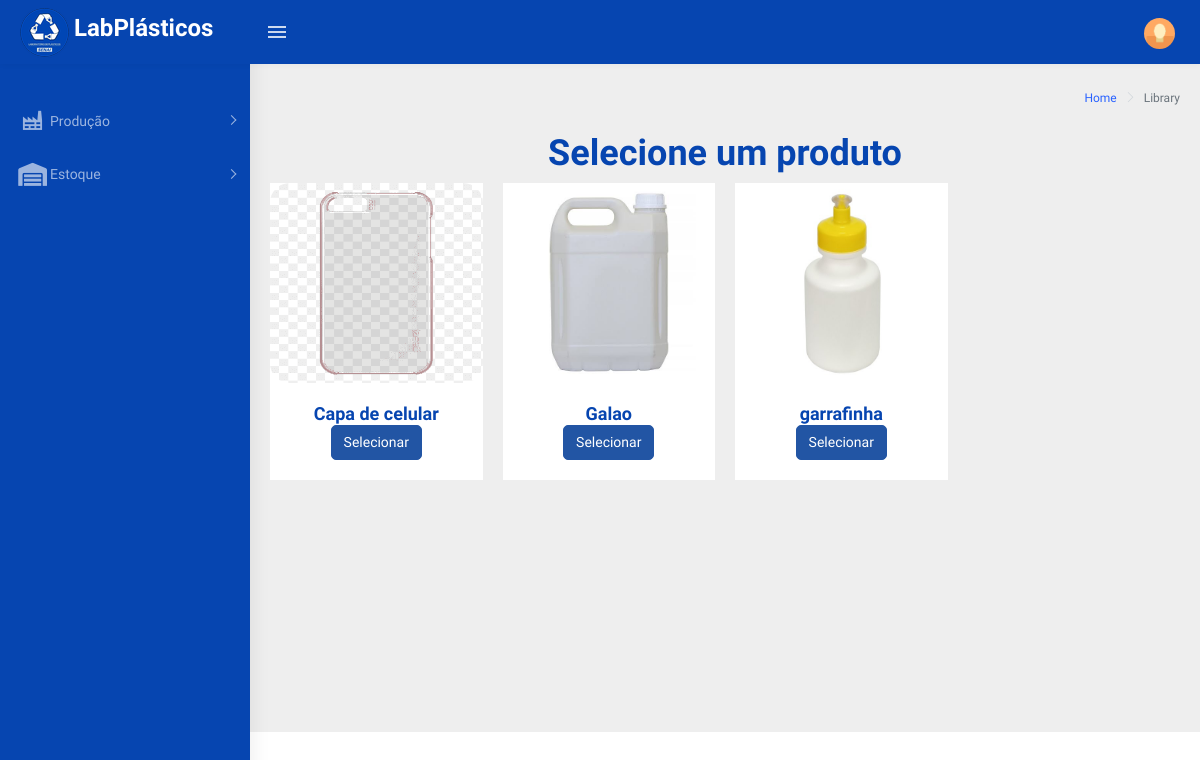
/pedidos.php (signed in), run on the app's committed database.
### tables this page shows
CREATE TABLE `produtos` (
  `idProduto` int(11) NOT NULL COMMENT 'PK - chave identificadora da tabela produtos, onde cada id representa um produto feito.',
  `descricao` varchar(80) NOT NULL COMMENT 'descrição do produto feito',
  `peso` int(11) NOT NULL COMMENT 'Grava o peso do produto mais canal ',
  `imagem` varchar(100) DEFAULT NULL COMMENT 'Guarda caminho da imagem do produto',
  `ativo` tinyint(1) NOT NULL COMMENT 'Verifica se este produto esta ativa'
);

### php/functionProduto.php (the view, shortened to what this page needs)
<?php
    function cardProduto(){
        include('connection.php');
        $card = "";
        $sql = 'SELECT * FROM produtos WHERE ativo = 1;';
        $result = mysqli_query($conn,$sql);
        if(mysqli_num_rows($result) > 0){
            $array = array();
            while($linha = mysqli_fetch_array($result,MYSQLI_ASSOC)){
                array_push($array,$linha);
            }
            $card='';
            foreach($array as $campo){
                $card .='   <div class="col-lg-3 col-md-6">
                                <div class="card">
                                    <div class="el-card-item">
                                        <div class="el-card-avatar el-overlay-1">
                                            <img src="'.$campo['imagem'].'" alt="user" />
                                            <div class="el-overlay">
                                                <ul class="list-style-none el-info">
                                                    <li class="el-item">
                                                        <a class="btn default btn-outline image-popup-vertical-fit el-link" href="'.$campo['imagem'].'">
                                                            <i class="mdi mdi-magnify-plus">
                                                            </i>
                                                        </a>
                                                    </li>
                                                </ul>
                                            </div>
                                        </div>
                                        <div class="el-card-content">
                                            <form method="POST" action="receitas.php?idProduto='.$campo['idProduto'].'&pr='.$campo['descricao'].'">
                                                <h4 id="idProduto" name="nProduto" class="m-b-0">'.$campo['descricao'].'</h4> <span class="text-muted"></span>
                                                <button style="width: auto; border-radius: 5px;" type="submit" class="btn btn-info margin-5">
                                                    Selecionar
                                                </button>
                                            </form>
                                        </div>
                                    </div>
                                </div>
                            </div>';
            }
        }
        return $card;
    }
?>

### pedidos.php (shortened to what this page needs)
<!DOCTYPE html>
<html dir="ltr" lang="pt-br">
    <head>
        <?php include('links/cabecalho.php');?>
    </head>
    <body>
        <div id="main-wrapper">
            <?php  include('links/menu.php');?>
            <div class="page-wrapper">
                <?php include('links/side_bar_direita.php');?>
                <div class="container-fluid">
                    <h1 style="text-align:center;">Selecione um produto</h1>
                    <div class="row el-element-overlay">
                        <?php echo cardProduto();?>
                    </div>
                </div>
            </div>
        </div>
    </body>
</html>

### links/cabecalho.php (shortened to what this page needs)
<link rel="stylesheet" type="text/css" href="assets/libs/jquery-minicolors/jquery.minicolors.css">
<link rel="stylesheet" type="text/css" href="assets/libs/bootstrap-datepicker/dist/css/bootstrap-datepicker.min.css">
<link rel="stylesheet" type="text/css" href="assets/libs/quill/dist/quill.snow.css">
<link rel="stylesheet" type="text/css" href="assets/extra-libs/multicheck/multicheck.css">
<link href="assets/libs/datatables.net-bs4/css/dataTables.bootstrap4.css" rel="stylesheet">
<link href="dist/css/subStyle.css" rel="stylesheet" >
<link href="assets/libs/magnific-popup/dist/magnific-popup.css" rel="stylesheet">
<link href="dist/css/styleDivButton.css" rel="stylesheet" >
<link rel="stylesheet" type="text/css" href="assets/libs/select2/dist/css/select2.min.css">
<link href="dist/css/style.min.css" rel="stylesheet">

### links/menu.php (shortened to what this page needs)
<header class="topbar" data-navbarbg="skin5">
    <nav class="navbar top-navbar navbar-expand-md navbar-dark">
        <div class="navbar-header" data-logobg="skin5">
            <a class="navbar-brand" href="producao">
                <b class="logo-icon p-l-10">
                    <img src="assets/images/logoLabPlasticos_menuSideBar.png" alt="homepage" class="light-logo" style="margin-left:0px" />
                </b>
                <span class="logo-text">
                    <h3>LabPlásticos</h3>
                </span>
            </a>
        </div>
        <div class="navbar-collapse collapse" id="navbarSupportedContent"  data-navbarbg="skin5">
            <ul class="navbar-nav float-left mr-auto">
                <li class="nav-item d-none d-md-block"><a class="nav-link sidebartoggler waves-effect waves-light" href="javascript:void(0)" data-sidebartype="mini-sidebar"><i class="mdi mdi-menu font-24"></i></a></li>
            </ul>
            <ul class="navbar-nav float-right">
                <li class="nav-item dropdown">
                    <a class="nav-link dropdown-toggle text-muted waves-effect waves-dark pro-pic" href="" data-toggle="dropdown" aria-haspopup="true" aria-expanded="false"><img src="assets/images/users/1.jpg" alt="user" class="rounded-circle" width="31"></a>
                </li>
            </ul>
        </div>
    </nav>
</header>
<aside class="left-sidebar" data-sidebarbg="skin5">
    <div class="scroll-sidebar">
        <nav class="sidebar-nav">
            <ul id="sidebarnav" class="p-t-30">
                <li class="sidebar-item"> <a class="sidebar-link has-arrow waves-effect waves-dark" href="javascript:void(0)" aria-expanded="false"><i class="mdi mdi-factory"></i><span class="hide-menu"> Produção </span></a>
                </li>
                <li class="sidebar-item"> <a class="sidebar-link has-arrow waves-effect waves-dark" href="javascript:void(0)" aria-expanded="false"><i class="fas fa-warehouse"></i><span class="hide-menu">Estoque</span></a>
                </li>
            </ul>
        </nav>
    </div>
</aside>

### links/side_bar_direita.php
<div class="page-breadcrumb">
    <div class="row">
        <div class="col-12 d-flex no-block align-items-center">
            <div class="ml-auto text-right">
                <nav aria-label="breadcrumb">
                    <ol class="breadcrumb">
                        <li class="breadcrumb-item"><a href="#">Home</a></li>
                        <li class="breadcrumb-item active" aria-current="page">Library</li>
                    </ol>
                </nav>
            </div>
        </div>
    </div>
</div>

### data on the page
produtos: imagem (picture), descricao "Capa de celular"
produtos: imagem (picture), descricao "Galao"
produtos: imagem (picture), descricao "garrafinha"
